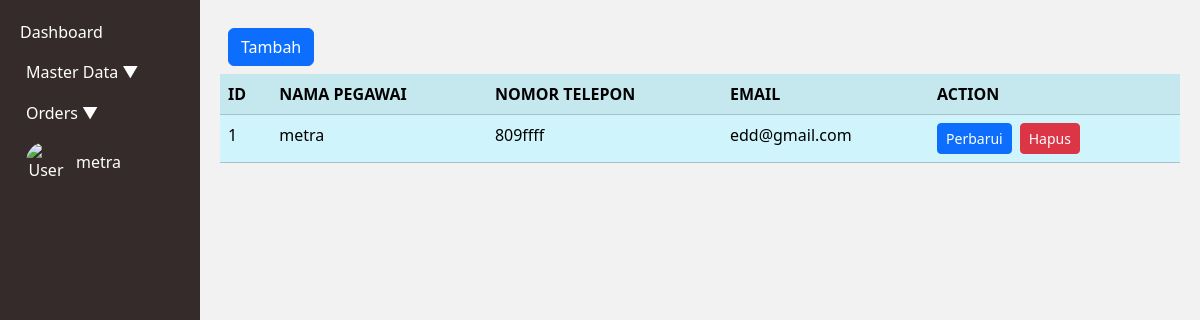
The app's page /index.php?page=pegawai (signed in), older data.
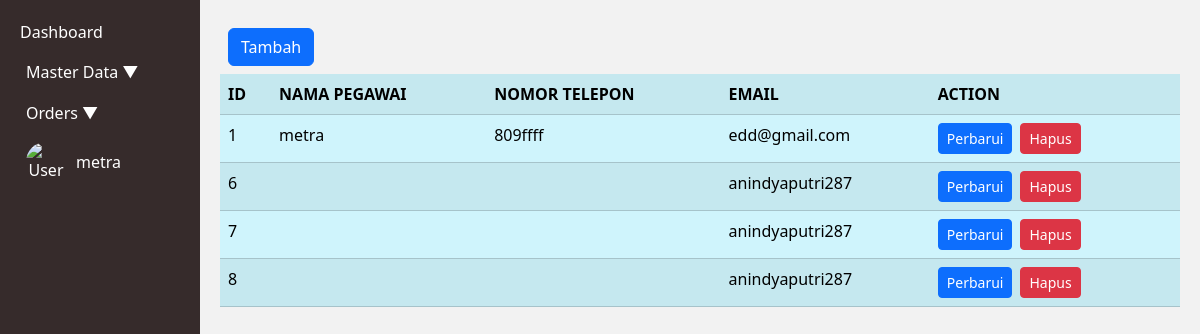
The same page, newer data.
### tables this page shows
CREATE TABLE `tb_pegawai` (
  `Id_pegawai` int(3) NOT NULL AUTO_INCREMENT,
  `Nama_pegawai` varchar(15) NOT NULL,
  `No_tlp` varchar(15) NOT NULL,
  `email` varchar(15) NOT NULL,
  `Nip` varchar(10) NOT NULL,
  `passwd` varchar(10) NOT NULL,
  PRIMARY KEY (`Id_pegawai`)
);

### pegawai.php (the view, shortened to what this page needs)
<div class="d-grid gap-2 p-2 d-md-flex justify-content-md">
    <a class="btn btn-primary me-md-2" href="index.php?page=pegawai.form&action=add" role="button">Tambah</a>
</div>
<?php
$mysqli = new mysqli("localhost", "root", "", "apotek");
$result = $mysqli->query("SELECT * from tb_pegawai");
?>
<table class="table table-info table-striped">
    <tr>
        <th>ID</th>
        <th>NAMA PEGAWAI </th>
        <th>NOMOR TELEPON</th>
        <th>EMAIL</th>
        <th>ACTION</th>
    </tr>
    <?php
    foreach ($result as $row) {
        echo "<tr>";
        echo "<td>";
        echo $row['Id_pegawai'];
        echo "</td>";
        echo "<td>";
        echo $row['Nama_pegawai'];
        echo "</td>";
        echo "<td>";
        echo $row['No_tlp'];
        echo "</td>";
        echo "<td>";
        echo $row['email'];
        echo "</td>";
        echo "<td>";
        echo "<a class='btn btn-primary me-md-2 btn-sm' href='index.php?page=pegawai.form&NIP=" . $row['Id_pegawai'] . "&action=edit'>Perbarui</a>";
        echo "<form action='pegawai.action.php' method='POST' style ='display:inline;'>";
        echo "<button type='submit' class='btn btn-danger me-md-2 btn-sm' onclick='return confirm(\"Ingin menghapus data ini?\");'>Hapus</button>";
        echo "</form>";
        echo "</td>";
        echo "</tr>";
    }
    ?>
</table>

### index.php (shortened to what this page needs)
<!DOCTYPE html>
<html lang="en">
<head>
    <link href="https://cdn.jsdelivr.net/npm/bootstrap@5.3.2/dist/css/bootstrap.min.css" rel="stylesheet">
</head>
<body>
    <div class="container-fluid">
        <div class="row">
            <div class="col-2 sidebar">
                <ul>
                    <li><a href="index.php?page=dasboard">Dashboard</a></li>
                    <li>
                        <button class="btn-toggle" onclick="toggleMenu('master-collapse')">
                            Master Data <span>&#9660;</span>
                        </button>
                    </li>
                    <li>
                        <button class="btn-toggle" onclick="toggleMenu('orders-collapse')">
                            Orders <span>&#9660;</span>
                        </button>
                    </li>
                    <li>
                        <button class="btn-toggle" onclick="toggleMenu('account-collapse')">
                            <div class="user-info d-flex align-items-center">
                                <img src="gambar/user2.png" alt="User">
                                <span><?php echo $_SESSION['username']; ?></span>
                            </div>
                        </button>
                    </li>
                </ul>
            </div>
            <div class="col content">
                <?php
                if (isset($_GET['page'])) {
                    $target = $_GET['page'] . ".php";
                    if (file_exists($target)) {
                        include $target;
                    } else {
                        echo "<p class='text-danger'>Halaman tidak ditemukan!</p>";
                    }
                } else {
                    echo "<h1>Selamat datang di Admin Panel!</h1>";
                }
                ?>
            </div>
        </div>
    </div>
</body>
</html>

### index.php (style rules this page uses)
body { background-color: #f2f2f2; }
.sidebar { background-color: #362b2b; color: white; min-height: 100vh; padding: 20px; }
.sidebar ul { list-style: none; padding: 0; }
.sidebar ul li { margin-bottom: 15px; }
.sidebar ul li a, .sidebar ul li button { color: white; text-decoration: none; }
.sidebar ul li button { background: none; border: none; cursor: pointer; }
.content { padding: 20px; }
.user-info img { width: 40px; height: 40px; border-radius: 50%; margin-right: 10px; }

Row changes from the older to the newer data that the page shows:
added tb_pegawai: Id_pegawai "6", email "anindyaputri287"
added tb_pegawai: Id_pegawai "7", email "anindyaputri287"
added tb_pegawai: Id_pegawai "8", email "anindyaputri287"
